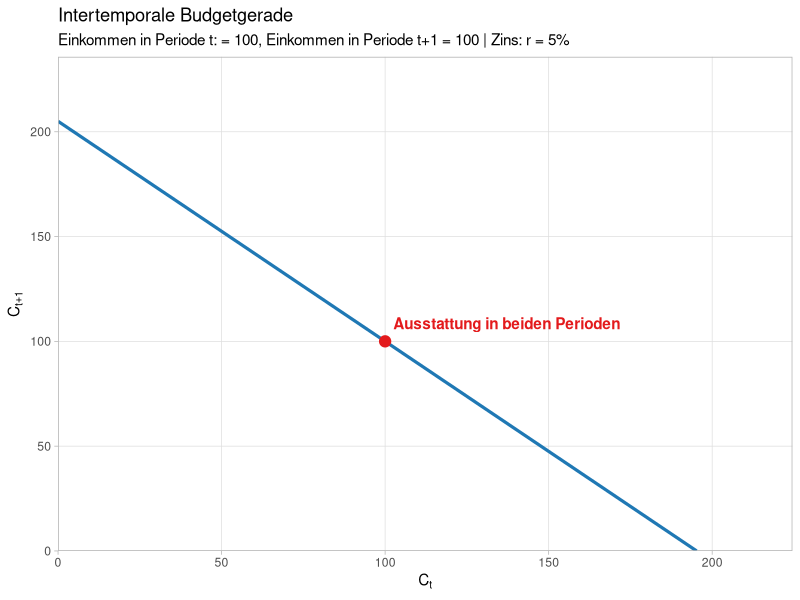
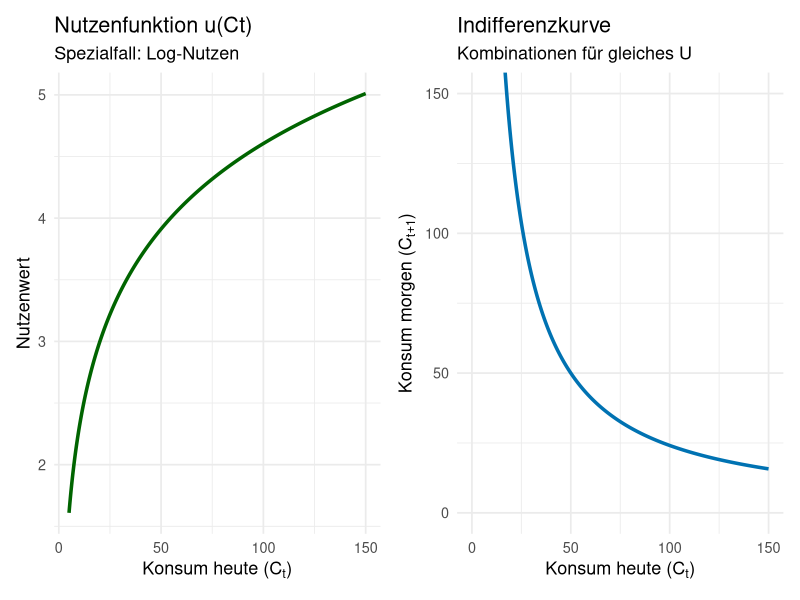
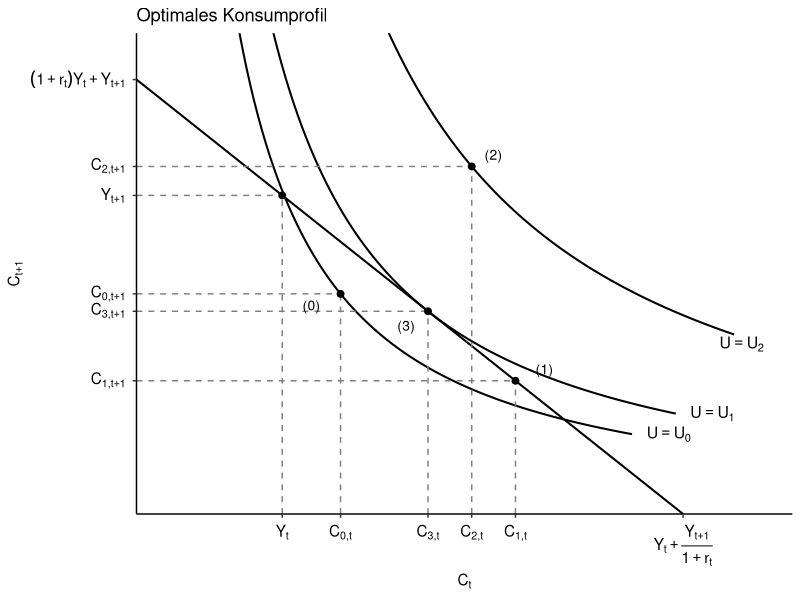
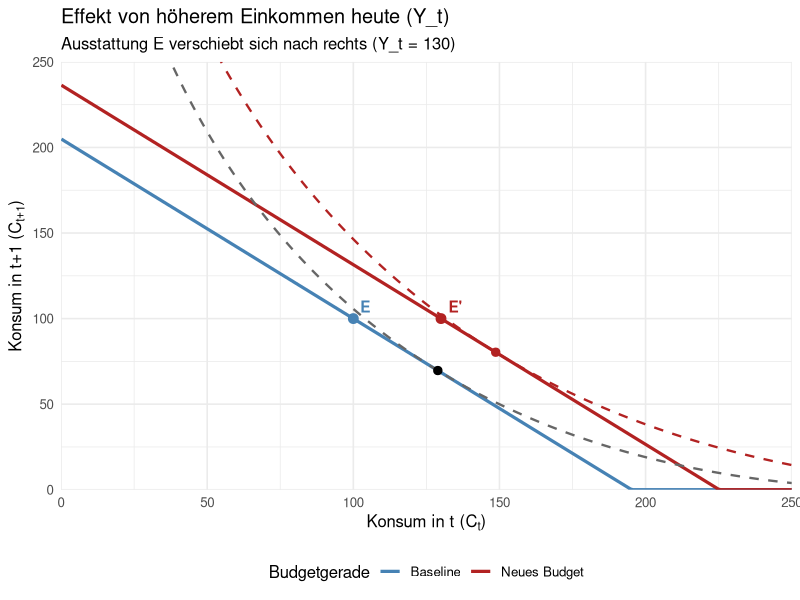
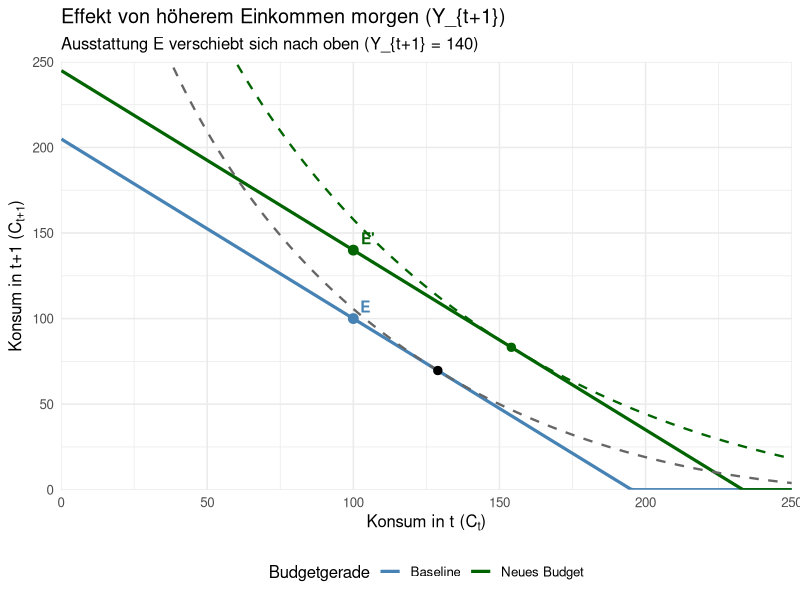
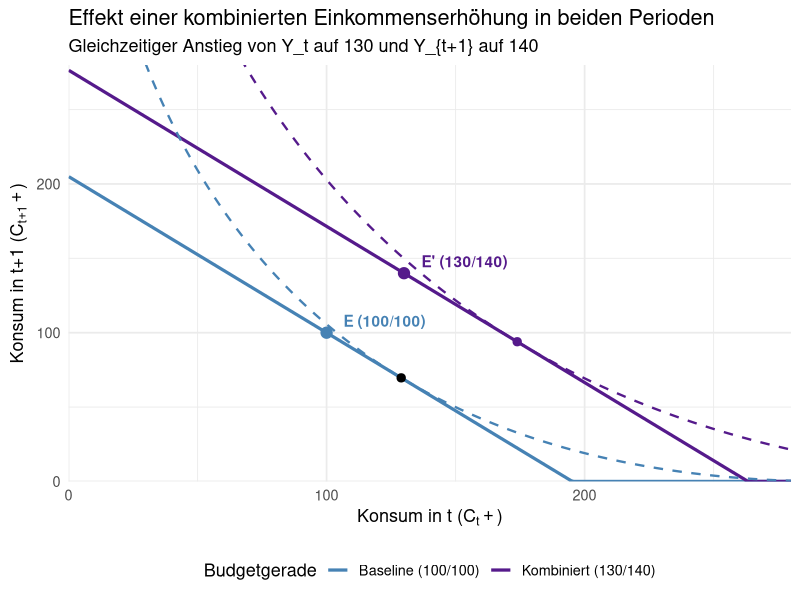
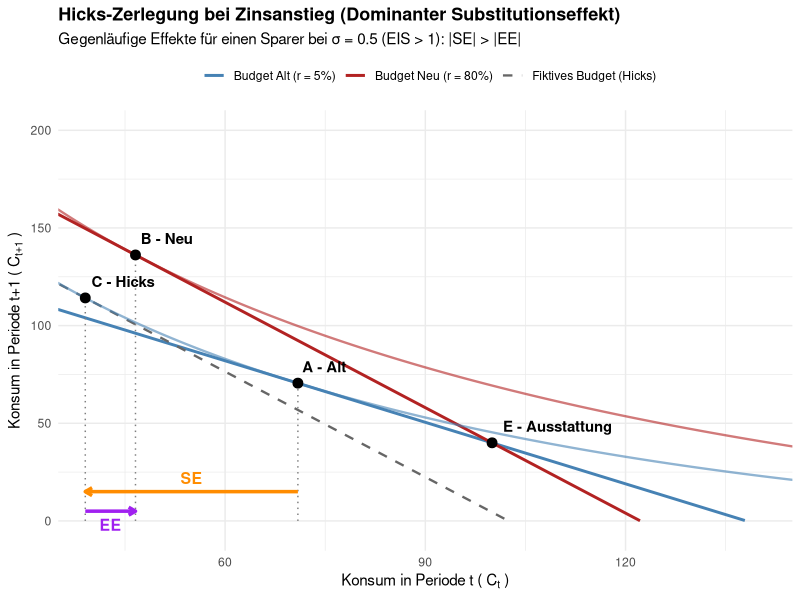

Source code (R) for these figures, in order:
## ---- chunk 1
#| message: false
#| warning: false
#| fig-cap: "Die intertemporale Budgetgerade"

library(ggplot2)

# --- 1. Parameter festlegen ---
Y_t   <- 100  # Einkommen in Periode t
Y_tp1 <- 100  # Einkommen in Periode t+1
r     <- 0.05 # Zinssatz

# --- 2. Daten für die Budgetgerade erzeugen ---
# Maximaler Konsum in Periode t (falls C_{t+1} = 0)
max_Ct <- Y_t + Y_tp1 / (1 + r)

# Datenrahmen mit C_t Werten und berechneten C_{t+1} Werten
budget_data <- data.frame(
  C_t = seq(0, max_Ct, length.out = 100)
)
budget_data$C_tp1 <- (1 + r) * (Y_t - budget_data$C_t) + Y_tp1

# Ausstattungspunkt (Endowment)
endowment <- data.frame(C_t = Y_t, C_tp1 = Y_tp1)

# --- 3. ggplot2 Visualisierung ---
p <- ggplot(budget_data, aes(x = C_t, y = C_tp1)) +
  # Budgetgerade
  geom_line(color = "#1f78b4", linewidth = 1.1) +
  
  # Ausstattungspunkt einzeichnen
  geom_point(data = endowment, aes(x = C_t, y = C_tp1), color = "#e31a1c", size = 3.5) +
  annotate("text", x = endowment$C_t, y = endowment$C_tp1, 
           label = "  Ausstattung in beiden Perioden", parse = FALSE, 
           color = "#e31a1c", hjust = 0, vjust = -1, fontface = "bold") +
  
  # Achsenlimits und -ursprung bei (0,0)
  scale_x_continuous(expand = c(0, 0), limits = c(0, max_Ct * 1.15)) +
  scale_y_continuous(expand = c(0, 0), limits = c(0, ((1 + r) * Y_t + Y_tp1) * 1.15)) +
  
  # Beschriftungen (mit mathematischen Ausdrücken)
  labs(
    title = "Intertemporale Budgetgerade",
    subtitle = paste0("Einkommen in Periode t: = ", Y_t, ", Einkommen in Periode t+1 = ", Y_tp1, " | Zins: r = ", r * 100, "%"),
    x = expression(C[t]),
    y = expression(C[t+1])
  ) +
  
  # Akademisches Theme
  theme_light(#base_size = 13
    ) +
  theme(
    panel.grid.minor = element_blank(),
  #  plot.title = element_text(face = "bold", hjust = 0.5),
  #  plot.subtitle = element_text(hjust = 0.5, color = "gray40"),
#    axis.title.x = element_text(face = "italic" #, size = 14
 #                               ),
 #   axis.title.y = element_text(face = "italic", # size = 14,
  #                              angle = 0, vjust = 0.5)
  )

# Plot anzeigen
p
## ---- chunk 2
#| message: false
#| warning: false
#| fig-cap: "Nutzenfunktion und Indifferenzkurve"

library(ggplot2)
library(patchwork)

options(scipen = 999)

# --- Parameter (hier direkt anpassen) ---
sigma    <- 1.0   # Substitutionselastizität (σ = 1 entspricht Log-Nutzen)
beta_val <- 0.95  # Diskontfaktor (β)

# --- Hilfsfunktionen ---

# 1. Nutzenfunktion u(c)
u_func <- function(c, s) {
  if (abs(s - 1) < 1e-5) return(log(c))
  return((c^(1 - s)) / (1 - s))
}

# 2. Indifferenzkurve (berechnet C_{t+1} für ein gegebenes Nutzenniveau U)
get_c_future <- function(c_t, target_U, s, beta_val) {
  # U = u(C_t) + beta * u(C_{t+1})  =>  u(C_{t+1}) = (U - u(C_t)) / beta
  u_c_future_val <- (target_U - u_func(c_t, s)) / beta_val
  
  if (abs(s - 1) < 1e-5) {
    return(exp(u_c_future_val))
  } else {
    term <- u_c_future_val * (1 - s)
    return(ifelse(term > 0, term^(1 / (1 - s)), NA))
  }
}

# --- Datenberechnung ---

# Referenz-Nutzenniveau festlegen (Ankerpunkt Ct = 50, Ct+1 = 50)
c_ref <- 50
U_target <- u_func(c_ref, sigma) + beta_val * u_func(c_ref, sigma)

# Konsumwerte für die X-Achse generieren
c_vals <- seq(5, 150, length.out = 500)

# Dataframe für Plot 1 (Nutzenfunktion)
df_left <- data.frame(
  c_t  = c_vals,
  util = u_func(c_vals, sigma)
)

# Dataframe für Plot 2 (Indifferenzkurve)
df_right <- data.frame(
  c_t = c_vals
)
df_right$c_future <- sapply(df_right$c_t, function(c) get_c_future(c, U_target, sigma, beta_val))


# --- Erstellung der ggplot2-Diagramme ---

# Plot 1: Nutzenfunktion u(Ct)
p1 <- ggplot(df_left, aes(x = c_t, y = util)) +
  geom_line(color = "darkgreen", linewidth = 1.2) +
  labs(
    title = "Nutzenfunktion u(Ct)",
    subtitle = if(abs(sigma - 1) < 0.05) "Spezialfall: Log-Nutzen" else "CRRA-Nutzenfunktion",
    x = expression(paste("Konsum heute (", C[t], ")")),
    y = "Nutzenwert"
  ) +
  theme_minimal(base_size = 13)

# Plot 2: Indifferenzkurve
p2 <- ggplot(df_right, aes(x = c_t, y = c_future)) +
  geom_line(color = "#0072B2", linewidth = 1.2, na.rm = TRUE) +
  coord_cartesian(xlim = c(0, 150), ylim = c(0, 150)) +
  labs(
    title = "Indifferenzkurve",
    subtitle = "Kombinationen für gleiches U",
    x = expression(paste("Konsum heute (", C[t], ")")),
    y = expression(paste("Konsum morgen (", C[t+1], ")"))
  ) +
  theme_minimal(base_size = 13)

# --- Nebeneinander anordnen und anzeigen ---
combined_plot <- p1 + p2
print(combined_plot)
## ---- chunk 3
#| message: false
#| warning: false
#| fig-cap: "Intertemporales Konsumoptimum"

# Lade notwendige Bibliothek
library(ggplot2)

# ==========================================
# 1. Parameterdefinitionen
# ==========================================
beta <- 0.875

# Wir berechnen die Utility-Level so, dass die Kurven exakt
# durch die gewünschten visuellen Koordinaten verlaufen.
U0 <- log(1.4) + beta * log(3.8)
U1 <- log(2.0) + beta * log(3.5)
U2 <- log(2.3) + beta * log(6.0)

# Funktion der Indifferenzkurve (Umgestellt nach C_{t+1})
# U = ln(C_t) + beta * ln(C_{t+1})  =>  C_{t+1} = exp((U - ln(C_t)) / beta)
IC <- function(x, U) { exp((U - log(x)) / beta) }

# Koordinaten der relevanten Punkte: Endowment (Y), P0, P3 (Tangentialpunkt), P2, P1
pts <- data.frame(
  x = c(1.0, 1.4, 2.0, 2.3, 2.6),
  y = c(5.5, 3.8, 3.5, 6.0, 2.3)
)

# ==========================================
# 2. Achsenbeschriftungen definieren
# ==========================================
x_bks <- c(1.0, 1.4, 2.0, 2.3, 2.6, 3.75)
x_lbls <- c(
  expression(Y[t]),
  expression(C[0*","*t]),
  expression(C[3*","*t]),
  expression(C[2*","*t]),
  expression(C[1*","*t]),
  expression(Y[t] + frac(Y[t+1], 1+r[t]))
)

y_bks <- c(2.3, 3.5, 3.8, 5.5, 6.0, 7.5)
y_lbls <- c(
  expression(C[1*","*t+1]),
  expression(C[3*","*t+1]),
  expression(C[0*","*t+1]),
  expression(Y[t+1]),
  expression(C[2*","*t+1]),
  expression((1+r[t])*Y[t] + Y[t+1])
)

# ==========================================
# 3. Plot erstellen
# ==========================================
p <- ggplot() +
  # Budgetgerade zeichnen (Start- und Endpunkte auf den Achsen)
  geom_segment(aes(x = 0, y = 7.5, xend = 3.75, yend = 0), linewidth = 0.7) +

  # Indifferenzkurven zeichnen (mit passendem Definitionsbereich für die X-Achse)
  stat_function(fun = function(x) IC(x, U0), xlim = c(0.7, 3.4), linewidth = 0.7) +
  stat_function(fun = function(x) IC(x, U1), xlim = c(0.85, 3.7), linewidth = 0.7) +
  stat_function(fun = function(x) IC(x, U2), xlim = c(1.2, 4.1), linewidth = 0.7) +

  # Gestrichelte Linien zu den Achsen
  geom_segment(data = pts, aes(x = x, y = 0, xend = x, yend = y),
               linetype = "dashed", color = "gray50", linewidth = 0.5) +
  geom_segment(data = pts, aes(x = 0, y = y, xend = x, yend = y),
               linetype = "dashed", color = "gray50", linewidth = 0.5) +

  # Markierungspunkte auf den Kurven und der Budgetgeraden
  geom_point(data = pts, aes(x = x, y = y), size = 2) +

  # Bezeichnungen der Indifferenzkurven am rechten Rand
  annotate("text", x = 3.5, y = IC(3.4, U0), label = expression(U == U[0]), hjust = 0, size = 4) +
  annotate("text", x = 3.8, y = IC(3.7, U1), label = expression(U == U[1]), hjust = 0, size = 4) +
  annotate("text", x = 4, y = IC(4.3, U2), label = expression(U == U[2]), hjust = 0, size = 4) +

  # Bezeichnungen der Konsumbündel (nah an den Punkten)
  annotate("text", x = 1.2, y = 3.6, label = "(0)", size = 3.5) +
  annotate("text", x = 1.85, y = 3.25, label = "(3)", size = 3.5) +
  annotate("text", x = 2.45, y = 6.2,  label = "(2)", size = 3.5) +
  annotate("text", x = 2.80, y = 2.50, label = "(1)", size = 3.5) +

  # Skalen und Tick-Marks konfigurieren
  scale_x_continuous(breaks = x_bks, labels = x_lbls, expand = c(0, 10)) +
  scale_y_continuous(breaks = y_bks, labels = y_lbls, expand = c(0, 0)) +

  # Zeichenbereich strikt setzen, damit die Pfeilspitzen der Achsen exakt abschließen (clip = "off" verhindert das Abschneiden)
  coord_cartesian(xlim = c(0, 4.5), ylim = c(0, 8.3), expand = F, clip = "on") + # Changed clip = "off" to "on"

  # Manuelle Positionierung der globalen Achsen-Titel
  #annotate("text", x = 4.4, y = -0.4, label = expression(C[t]), size = 4.5) +
  #annotate("text", x = -0.4, y = 8.3, label = expression(C[t+1]), size = 4.5) +

  # Titel der Abbildung
  ggtitle("Optimales Konsumprofil") +
  labs(x= expression(C[t]),
       y = expression(C[t+1]))+

  # Design & Theme analog zur Vorlage
  theme_classic() +
  theme(
  #  axis.line = element_line(arrow = arrow(length = unit(0.3, "cm"), type = "closed")),
    axis.text.x = element_text(size = 11, margin = margin(t = 5), color = "black"),
    axis.text.y = element_text(size = 11, margin = margin(r = 5), color = "black"),
  #  plot.title = element_text(hjust = 0.5, size = 13, face = "plain", margin = margin(b = 20)),
 #   plot.margin = margin(t = 20, r = 25, b = 20, l = 25),
  #  axis.title = element_blank() # Standard-Achsentitel ausblenden, da manuell mit annotate eingefügt
  )

# Plot anzeigen
print(p)
## ---- chunk 4
#| message: false
#| warning: false
#| fig-cap: "Effekt einer heutigen Einkommenserhöhung auf heutigen Konsum"

library(ggplot2)
#library(patchwork)

options(scipen = 999)

# --- 1. Hilfsfunktionen ---
get_W <- function(r, y0, y1) {
  return(y0 + y1 / (1 + r))
}

get_c0 <- function(r, sigma, y0, y1, beta) {
  W <- get_W(r, y0, y1)
  c0 <- W / (1 + beta^(1/sigma) * (1 + r)^((1-sigma)/sigma))
  return(c0)
}

get_c1 <- function(r, sigma, c0, beta) {
  c1 <- (beta * (1 + r))^(1/sigma) * c0
  return(c1)
}

get_U <- function(c0, c1, sigma, beta) {
  if (sigma == 1) {
    return(log(c0) + beta * log(c1))
  } else {
    return((c0^(1-sigma))/(1-sigma) + beta * (c1^(1-sigma))/(1-sigma))
  }
}

get_IC <- function(c0_seq, U, sigma, beta) {
  if (sigma == 1) {
    c1 <- exp((U - log(c0_seq)) / beta)
  } else {
    val <- (U * (1 - sigma) - c0_seq^(1 - sigma)) / beta
    c1 <- rep(NA, length(c0_seq))
    valid <- val > 0
    c1[valid] <- val[valid]^(1 / (1 - sigma))
  }
  return(c1)
}

# --- 2. Modellparameter ---
r     <- 0.05
beta  <- 0.7
sigma <- 0.5

# Gemeinsame Achsenbegrenzung für Vergleichbarkeit
max_val <- 250
c0_seq  <- seq(0.1, max_val, length.out = 300)

# --- 3. Szenario A: Höheres Einkommen heute (Y_t) ---
y0_base <- 100; y1_base <- 100
y0_new  <- 130; y1_new  <- 100

# Baseline Berechnungen
W_base <- get_W(r, y0_base, y1_base)
c0_opt_base <- get_c0(r, sigma, y0_base, y1_base, beta)
c1_opt_base <- get_c1(r, sigma, c0_opt_base, beta)
U_opt_base  <- get_U(c0_opt_base, c1_opt_base, sigma, beta)

c1_budget_base <- (1 + r) * (W_base - c0_seq)
c1_ic_base     <- get_IC(c0_seq, U_opt_base, sigma, beta)

# Neues Szenario (höheres Y_t)
W_new_y0 <- get_W(r, y0_new, y1_new)
c0_opt_new_y0 <- get_c0(r, sigma, y0_new, y1_new, beta)
c1_opt_new_y0 <- get_c1(r, sigma, c0_opt_new_y0, beta)
U_opt_new_y0  <- get_U(c0_opt_new_y0, c1_opt_new_y0, sigma, beta)

c1_budget_new_y0 <- (1 + r) * (W_new_y0 - c0_seq)
c1_ic_new_y0     <- get_IC(c0_seq, U_opt_new_y0, sigma, beta)

df_y0 <- data.frame(
  c0 = rep(c0_seq, 2),
  c1 = c0_cat <- c(pmax(0, c1_budget_base), pmax(0, c1_budget_new_y0)),
  Budget = rep(c("Baseline (100/100)", "Höheres Y_t (130/100)"), each = length(c0_seq))
)

# Plot 1: Effekt von Y_t
p_y0 <- ggplot() +
  geom_line(data = data.frame(c0 = c0_seq, c1 = pmax(0, c1_budget_base)), aes(x = c0, y = c1, color = "Baseline"), linewidth = 1.1) +
  geom_line(data = data.frame(c0 = c0_seq, c1 = pmax(0, c1_budget_new_y0)), aes(x = c0, y = c1, color = "Neues Budget"), linewidth = 1.1) +
  geom_line(data = data.frame(c0 = c0_seq, c1 = c1_ic_base), aes(x = c0, y = c1), color = "gray40", linetype = "dashed", linewidth = 0.8) +
  geom_line(data = data.frame(c0 = c0_seq, c1 = c1_ic_new_y0), aes(x = c0, y = c1), color = "firebrick", linetype = "dashed", linewidth = 0.8) +
  # Ausstattungspunkte
  geom_point(aes(x = y0_base, y = y1_base), color = "steelblue", size = 3) +
  geom_text(aes(x = y0_base, y = y1_base, label = " E"), hjust = -0.2, vjust = -0.5, fontface = "bold", color = "steelblue") +
  geom_point(aes(x = y0_new, y = y1_new), color = "firebrick", size = 3) +
  geom_text(aes(x = y0_new, y = y1_new, label = " E'"), hjust = -0.2, vjust = -0.5, fontface = "bold", color = "firebrick") +
  # Optima
  geom_point(aes(x = c0_opt_base, y = c1_opt_base), color = "black", size = 2.5) +
  geom_point(aes(x = c0_opt_new_y0, y = c1_opt_new_y0), color = "firebrick", size = 2.5) +
  coord_cartesian(xlim = c(0, max_val), ylim = c(0, max_val), expand = FALSE) +
  scale_color_manual(name = "Budgetgerade", values = c("Baseline" = "steelblue", "Neues Budget" = "firebrick")) +
  labs(
    title = "Effekt von höherem Einkommen heute (Y_t)",
    subtitle = "Ausstattung E verschiebt sich nach rechts (Y_t = 130)",
    x = expression("Konsum in t (" * C[t] * ")"),
    y = expression("Konsum in t+1 (" * C[t+1] * ")")
  ) +
  theme_minimal(base_size = 12) +
  theme(legend.position = "bottom")


# --- 4. Szenario B: Höheres Einkommen morgen (Y_{t+1}) ---
y0_low_t1 <- 100; y1_low_t1 <- 100
y0_high_t1 <- 100; y1_high_t1 <- 140

# Neues Szenario (höheres Y_{t+1})
W_new_y1 <- get_W(r, y0_high_t1, y1_high_t1)
c0_opt_new_y1 <- get_c0(r, sigma, y0_high_t1, y1_high_t1, beta)
c1_opt_new_y1 <- get_c1(r, sigma, c0_opt_new_y1, beta)
U_opt_new_y1  <- get_U(c0_opt_new_y1, c1_opt_new_y1, sigma, beta)

c1_budget_new_y1 <- (1 + r) * (W_new_y1 - c0_seq)
c1_ic_new_y1     <- get_IC(c0_seq, U_opt_new_y1, sigma, beta)

# Plot 2: Effekt von Y_{t+1}
p_y1 <- ggplot() +
  geom_line(data = data.frame(c0 = c0_seq, c1 = pmax(0, c1_budget_base)), aes(x = c0, y = c1, color = "Baseline"), linewidth = 1.1) +
  geom_line(data = data.frame(c0 = c0_seq, c1 = pmax(0, c1_budget_new_y1)), aes(x = c0, y = c1, color = "Neues Budget"), linewidth = 1.1) +
  geom_line(data = data.frame(c0 = c0_seq, c1 = c1_ic_base), aes(x = c0, y = c1), color = "gray40", linetype = "dashed", linewidth = 0.8) +
  geom_line(data = data.frame(c0 = c0_seq, c1 = c1_ic_new_y1), aes(x = c0, y = c1), color = "darkgreen", linetype = "dashed", linewidth = 0.8) +
  # Ausstattungspunkte
  geom_point(aes(x = y0_low_t1, y = y1_low_t1), color = "steelblue", size = 3) +
  geom_text(aes(x = y0_low_t1, y = y1_low_t1, label = " E"), hjust = -0.2, vjust = -0.5, fontface = "bold", color = "steelblue") +
  geom_point(aes(x = y0_high_t1, y = y1_high_t1), color = "darkgreen", size = 3) +
  geom_text(aes(x = y0_high_t1, y = y1_high_t1, label = " E'"), hjust = -0.2, vjust = -0.5, fontface = "bold", color = "darkgreen") +
  # Optima
  geom_point(aes(x = c0_opt_base, y = c1_opt_base), color = "black", size = 2.5) +
  geom_point(aes(x = c0_opt_new_y1, y = c1_opt_new_y1), color = "darkgreen", size = 2.5) +
  coord_cartesian(xlim = c(0, max_val), ylim = c(0, max_val), expand = FALSE) +
  scale_color_manual(name = "Budgetgerade", values = c("Baseline" = "steelblue", "Neues Budget" = "darkgreen")) +
  labs(
    title = "Effekt von höherem Einkommen morgen (Y_{t+1})",
    subtitle = "Ausstattung E verschiebt sich nach oben (Y_{t+1} = 140)",
    x = expression("Konsum in t (" * C[t] * ")"),
    y = expression("Konsum in t+1 (" * C[t+1] * ")")
  ) +
  theme_minimal(base_size = 12) +
  theme(legend.position = "bottom")

# --- 5. Kombination nebeneinander via patchwork ---
#combined_plots <- p_y0 + p_y1
#print(combined_plots)

p_y0
## ---- chunk 5
#| message: false
#| warning: false
#| fig-cap: "Effekt einer künftigen Einkommenserhöhung auf heutigen Konsum"

p_y1
## ---- chunk 6
#| message: false
#| warning: false
#| fig-cap: "Effekt einer Einkommenserhöhung in allen Perioden auf heutigen Konsum"

library(ggplot2)

options(scipen = 999)

# --- 1. Hilfsfunktionen ---
get_W <- function(r, y0, y1) {
  return(y0 + y1 / (1 + r))
}

get_c0 <- function(r, sigma, y0, y1, beta) {
  W <- get_W(r, y0, y1)
  c0 <- W / (1 + beta^(1/sigma) * (1 + r)^((1-sigma)/sigma))
  return(c0)
}

get_c1 <- function(r, sigma, c0, beta) {
  c1 <- (beta * (1 + r))^(1/sigma) * c0
  return(c1)
}

get_U <- function(c0, c1, sigma, beta) {
  if (sigma == 1) {
    return(log(c0) + beta * log(c1))
  } else {
    return((c0^(1-sigma))/(1-sigma) + beta * (c1^(1-sigma))/(1-sigma))
  }
}

get_IC <- function(c0_seq, U, sigma, beta) {
  if (sigma == 1) {
    c1 <- exp((U - log(c0_seq)) / beta)
  } else {
    val <- (U * (1 - sigma) - c0_seq^(1 - sigma)) / beta
    c1 <- rep(NA, length(c0_seq))
    valid <- val > 0
    c1[valid] <- val[valid]^(1 / (1 - sigma))
  }
  return(c1)
}

# --- 2. Modellparameter ---
r     <- 0.05
beta  <- 0.7
sigma <- 0.5

# Ausgangswerte vs. kombinierte neue Werte
y0_base <- 100; y1_base <- 100
y0_new  <- 130; y1_new  <- 140

max_val <- 280
c0_seq  <- seq(0.1, max_val, length.out = 300)

# --- 3. Berechnungen Baseline ---
W_base <- get_W(r, y0_base, y1_base)
c0_opt_base <- get_c0(r, sigma, y0_base, y1_base, beta)
c1_opt_base <- get_c1(r, sigma, c0_opt_base, beta)
U_opt_base  <- get_U(c0_opt_base, c1_opt_base, sigma, beta)

c1_budget_base <- (1 + r) * (W_base - c0_seq)
c1_ic_base     <- get_IC(c0_seq, U_opt_base, sigma, beta)

# --- 4. Berechnungen kombiniertes Szenario ---
W_new <- get_W(r, y0_new, y1_new)
c0_opt_new <- get_c0(r, sigma, y0_new, y1_new, beta)
c1_opt_new <- get_c1(r, sigma, c0_opt_new, beta)
U_opt_new  <- get_U(c0_opt_new, c1_opt_new, sigma, beta)

c1_budget_new <- (1 + r) * (W_new - c0_seq)
c1_ic_new     <- get_IC(c0_seq, U_opt_new, sigma, beta)

# --- 5. ggplot Erstellung ---
p_combined <- ggplot() +
  # Budgetgeraden
  geom_line(data = data.frame(c0 = c0_seq, c1 = pmax(0, c1_budget_base)), 
            aes(x = c0, y = c1, color = "Baseline (100/100)"), linewidth = 1.1) +
  geom_line(data = data.frame(c0 = c0_seq, c1 = pmax(0, c1_budget_new)), 
            aes(x = c0, y = c1, color = "Kombiniert (130/140)"), linewidth = 1.1) +
  # Indifferenzkurven
  geom_line(data = data.frame(c0 = c0_seq, c1 = c1_ic_base), 
            aes(x = c0, y = c1), color = "steelblue", linetype = "dashed", linewidth = 0.8) +
  geom_line(data = data.frame(c0 = c0_seq, c1 = c1_ic_new), 
            aes(x = c0, y = c1), color = "purple4", linetype = "dashed", linewidth = 0.8) +
  # Ausstattungspunkte (Endowments)
  geom_point(aes(x = y0_base, y = y1_base), color = "steelblue", size = 3.5) +
  geom_text(aes(x = y0_base, y = y1_base, label = " E (100/100)"), hjust = -0.15, vjust = -0.5, fontface = "bold", color = "steelblue") +
  geom_point(aes(x = y0_new, y = y1_new), color = "purple4", size = 3.5) +
  geom_text(aes(x = y0_new, y = y1_new, label = " E' (130/140)"), hjust = -0.15, vjust = -0.5, fontface = "bold", color = "purple4") +
  # Optimale Konsumpunkte
  geom_point(aes(x = c0_opt_base, y = c1_opt_base), color = "black", size = 2.5) +
  geom_point(aes(x = c0_opt_new, y = c1_opt_new), color = "purple4", size = 2.5) +
  # Layout & Achsen
  coord_cartesian(xlim = c(0, max_val), ylim = c(0, max_val), expand = FALSE) +
  scale_color_manual(name = "Budgetgerade", 
                     values = c("Baseline (100/100)" = "steelblue", "Kombiniert (130/140)" = "purple4")) +
  labs(
    title = "Effekt einer kombinierten Einkommenserhöhung in beiden Perioden",
    subtitle = "Gleichzeitiger Anstieg von Y_t auf 130 und Y_{t+1} auf 140",
    x = expression("Konsum in t (" * C[t] + ")"),
    y = expression("Konsum in t+1 (" * C[t+1] + ")")
  ) +
  theme_minimal(base_size = 13) +
  theme(legend.position = "bottom")

print(p_combined)
## ---- chunk 7
#| warning: false
#| message: false

library(knitr)
library(kableExtra)

df_clean <- data.frame(
  Type = c("Kreditnehmer", "Sparer", "Kreditnehmer", "Sparer"),
  "Substitutionseffekt" = c("-", "-", "+", "+"),
  "Einkommenseffekt"       = c("-", "+", "-", "+"),
  "Gesamteffekt"        = c("-", "?", "?", "+"),
  check.names = FALSE
)

kable(
  df_clean, 
  col.names = c("", "Substitutionseffekt", "Einkommenseffekt", "Gesamteffekt"),
  align = c("l", "c", "c", "c"),
  caption = "Einkommens und Substitutionsffekt eines Zinsanstiegs $r_t$",
  escape = FALSE
) %>%
  kable_styling(full_width = FALSE) %>%
  pack_rows("$C_t$", 1, 2) %>%
  pack_rows("$C_{t+1}$", 3, 4)
## ---- chunk 8
#| warning: false
#| message: false
#| fig-cap: "Einkommens- und Substitutionseffekt eines Zinsanstiegs"

# Benötigte Pakete laden
library(ggplot2)
library(dplyr)

# 1. Parameter definieren
beta   <- 0.95       # Diskontierungsfaktor
Y_t    <- 100        # Einkommen in Periode t (hohes Anfangseinkommen -> Sparer)
Y_t1   <- 40         # Einkommen in Periode t+1 (niedriges Zukunftseinkommen)
r_low  <- 0.05       # Alter Zinssatz (5%)
r_high <- 0.80       # Neuer Zinssatz (80%)
sigma  <- 0.5        # sigma < 1 -> EIS > 1 -> SE dominiert EE

# 2. Hilfsfunktionen für das Modell
get_W <- function(r, Y_t, Y_t1) {
  return(Y_t + Y_t1 / (1 + r))
}

get_C_t <- function(r, sigma, Y_t, Y_t1, beta) {
  W <- get_W(r, Y_t, Y_t1)
  C_t <- W / (1 + beta^(1/sigma) * (1 + r)^((1-sigma)/sigma))
  return(C_t)
}

get_C_t1 <- function(r, sigma, C_t, beta) {
  return((beta * (1 + r))^(1/sigma) * C_t)
}

get_U <- function(C_t, C_t1, sigma, beta) {
  if (sigma == 1) {
    return(log(C_t) + beta * log(C_t1))
  } else {
    return((C_t^(1-sigma))/(1-sigma) + beta * (C_t1^(1-sigma))/(1-sigma))
  }
}

get_IC <- function(C_t_seq, U, sigma, beta) {
  if (sigma == 1) {
    C_t1 <- exp((U - log(C_t_seq)) / beta)
  } else {
    val <- (U * (1 - sigma) - C_t_seq^(1 - sigma)) / beta
    C_t1 <- ifelse(val > 0, val^(1 / (1 - sigma)), NA)
  }
  return(C_t1)
}

# 3. Punkte A, B und Hicks-Punkt C berechnen
# Punkt A: Optimum bei r_low
C_t_A  <- get_C_t(r_low, sigma, Y_t, Y_t1, beta)
C_t1_A <- get_C_t1(r_low, sigma, C_t_A, beta)
U_A    <- get_U(C_t_A, C_t1_A, sigma, beta)

# Punkt B: Optimum bei r_high
C_t_B  <- get_C_t(r_high, sigma, Y_t, Y_t1, beta)
C_t1_B <- get_C_t1(r_high, sigma, C_t_B, beta)
U_B    <- get_U(C_t_B, C_t1_B, sigma, beta)

# Punkt C: Hicks-Zerlegung (Neues Preisverhältnis, altes Nutzenniveau U_A)
K <- (beta * (1 + r_high))^(1/sigma)
if (sigma == 1) {
  C_t_C <- exp((U_A - beta * log(K)) / (1 + beta))
} else {
  term <- 1 + beta * K^(1 - sigma)
  C_t_C <- ((U_A * (1 - sigma)) / term)^(1 / (1 - sigma))
}
C_t1_C <- K * C_t_C
W_C    <- C_t_C + C_t1_C / (1 + r_high)

# 4. Daten für Visualisierung vorbereiten
C_t_seq <- seq(0, 160, length.out = 500)

budget_low <- data.frame(
  C_t = C_t_seq,
  C_t1 = (1 + r_low) * (get_W(r_low, Y_t, Y_t1) - C_t_seq),
  Szenario = "Budget Alt (r = 5%)"
) %>% filter(C_t1 >= 0)

budget_high <- data.frame(
  C_t = C_t_seq,
  C_t1 = (1 + r_high) * (get_W(r_high, Y_t, Y_t1) - C_t_seq),
  Szenario = "Budget Neu (r = 80%)"
) %>% filter(C_t1 >= 0)

budget_fict <- data.frame(
  C_t = C_t_seq,
  C_t1 = (1 + r_high) * (W_C - C_t_seq),
  Szenario = "Fiktives Budget (Hicks)"
) %>% filter(C_t1 >= 0)

# Indifferenzkurven
C_t_ic <- seq(10, 160, length.out = 500)
ic_A <- data.frame(C_t = C_t_ic, C_t1 = get_IC(C_t_ic, U_A, sigma, beta)) %>% filter(C_t1 >= 0 & C_t1 <= 250)
ic_B <- data.frame(C_t = C_t_ic, C_t1 = get_IC(C_t_ic, U_B, sigma, beta)) %>% filter(C_t1 >= 0 & C_t1 <= 250)

# Punkte-Dataframe
points_data <- data.frame(
  C_t = c(Y_t, C_t_A, C_t_B, C_t_C),
  C_t1 = c(Y_t1, C_t1_A, C_t1_B, C_t1_C),
  Label = c("E", "A", "B", "C"),
  Desc = c("Ausstattung", "Alt", "Neu", "Hicks")
)

# 5. Plot erstellen
ggplot() +
  # Budgetgeraden
  geom_line(data = budget_low, aes(x = C_t, y = C_t1, color = Szenario), size = 1) +
  geom_line(data = budget_high, aes(x = C_t, y = C_t1, color = Szenario), size = 1) +
  geom_line(data = budget_fict, aes(x = C_t, y = C_t1, color = Szenario), size = 0.8, linetype = "dashed") +

  # Manuelle Farben
  scale_color_manual(values = c("Budget Alt (r = 5%)" = "steelblue",
                                "Budget Neu (r = 80%)" = "firebrick",
                                "Fiktives Budget (Hicks)" = "gray40")) +

  # Indifferenzkurven
  geom_line(data = ic_A, aes(x = C_t, y = C_t1), color = "steelblue", size = 0.8, alpha = 0.6) +
  geom_line(data = ic_B, aes(x = C_t, y = C_t1), color = "firebrick", size = 0.8, alpha = 0.6) +

  # Vertikale gestrichelte Verbindungslinien zu den Achsen
  annotate("segment", x = C_t_A, xend = C_t_A, y = 0, yend = C_t1_A, linetype = "dotted", color = "gray50") +
  annotate("segment", x = C_t_C, xend = C_t_C, y = 0, yend = C_t1_C, linetype = "dotted", color = "gray50") +
  annotate("segment", x = C_t_B, xend = C_t_B, y = 0, yend = C_t1_B, linetype = "dotted", color = "gray50") +

  # Punkte E, A, B, C
  geom_point(data = points_data, aes(x = C_t, y = C_t1), size = 3, color = "black") +
  geom_text(data = points_data, aes(x = C_t, y = C_t1, label = paste(Label, "-", Desc)),
            vjust = -1, hjust = -0.1, size = 3.8, fontface = "bold") +

  # --- PFEILE FÜR DIE EFFEKTE AUF C_t ---
  # Substitutionseffekt (SE: A -> C nach links)
  annotate("segment", x = C_t_A, xend = C_t_C, y = 15, yend = 15,
           arrow = arrow(length = unit(0.2, "cm")), color = "darkorange", size = 1.2) +
  annotate("text", x = mean(c(C_t_A, C_t_C)), y = 22, label = "SE", color = "darkorange", fontface = "bold", size = 4) +

  # Einkommenseffekt (EE: C -> B nach rechts, gegenläufig)
  annotate("segment", x = C_t_C, xend = C_t_B, y = 5, yend = 5,
           arrow = arrow(length = unit(0.2, "cm")), color = "purple", size = 1.2) +
  annotate("text", x = mean(c(C_t_C, C_t_B)), y = -2, label = "EE", color = "purple", fontface = "bold", size = 4) +

  # Achsen und Layout
  coord_cartesian(xlim = c(40, 140), ylim = c(-5, 200)) +
  labs(title = "Hicks-Zerlegung bei Zinsanstieg (Dominanter Substitutionseffekt)",
       subtitle = paste0("Gegenläufige Effekte für einen Sparer bei \u03c3 = ", sigma, " (EIS > 1): |SE| > |EE|"),
       x = bquote("Konsum in Periode t (" ~ C[t] ~ ")"),
       y = bquote("Konsum in Periode t+1 (" ~ C[t+1] ~ ")"),
       color = "") +
  theme_minimal() +
  theme(legend.position = "top",
        plot.title = element_text(face = "bold", size = 13))
